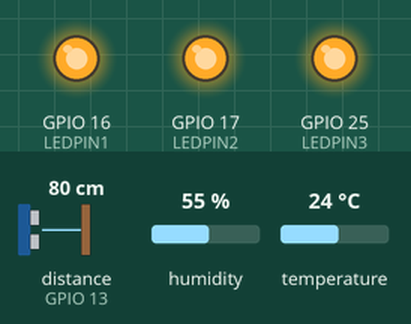
This sketch was run on a simulated ESP32. Shown: output pins drawn as LEDs (lit = HIGH). Wiring (inferred from the names in the program): ultrasonic range finder: trigger GPIO 12; echo GPIO 13. Inputs (shaded band) come from the test bench; at power-on: distance to the obstacle (sensor on GPIO 13) 80 cm, humidity 55 %, temperature 24 °C. The echo pulse lasts 58.3 µs per cm; pins used as bus, display or sensor lines are not drawn; what the sketch prints to the serial monitor is not drawn.

Above: at 2.2 s.
At 2.7 s:
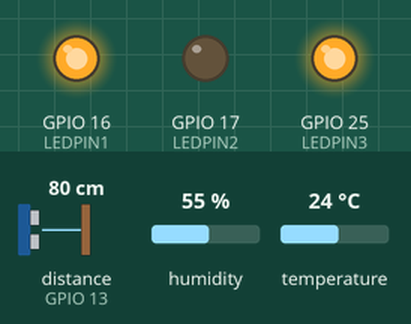
At 5.5 s:
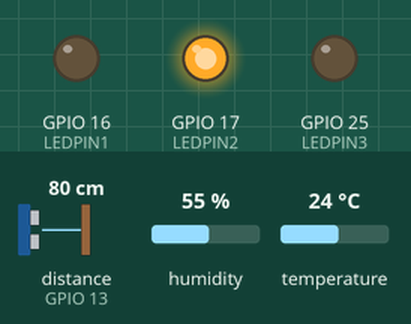
Timing chart, 0 to 6.7 s (numbered marks = the images above):
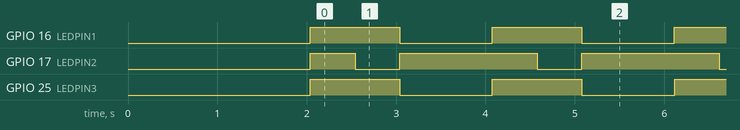

Measured:
- by itself, GPIO 16 (LEDPIN1), GPIO 25 (LEDPIN3): alternates HIGH for 1.0 s and LOW for 1.0 s
- by itself, GPIO 17 (LEDPIN2): repeats every 2.0 s: LOW 0.50 s, HIGH 1.5 s
- by itself, everything shown: repeats every 2.0 s, in 3 steps

The sketch:

DHT11.ino
```cpp
#include "DHT.h"      // Thư viện cảm biến DHT
#include <Wire.h>     // Thư viện cho chuẩn giao tiếp One-Wire

#define DHTPIN 2     // Pin nối với DHT sensor
#define DHTTYPE DHT11 // Định nghĩa loại cảm biến DHT11
DHT dht(DHTPIN, DHTTYPE);

// Định nghĩa chân LED
#define LEDPIN1 16
#define LEDPIN2 17
#define LEDPIN3 25

// Định nghĩa chân của cảm biến siêu âm
#define trigger 12
#define echo 13

float time_go = 0, distance = 0;

void setup() {
  // Khởi động DHT11
  Wire.begin();
  dht.begin();

  // Khởi động LED
  pinMode(LEDPIN1, OUTPUT);
  pinMode(LEDPIN2, OUTPUT);
  pinMode(LEDPIN3, OUTPUT);

  // Khởi động cảm biến siêu âm
  pinMode(trigger, OUTPUT);
  pinMode(echo, INPUT);

  // Khởi động Serial
  Serial.begin(74880);
  Serial.println("Thí nghiệm môn IoT và ứng dụng...");
  Serial.println("Khởi động DHT11, LED, và cảm biến siêu âm...");
  delay(2000);
}

void loop() {
  // Đọc cảm biến DHT11 (nhiệt độ và độ ẩm)
  float h = dht.readHumidity();
  float t = dht.readTemperature();
  float f = dht.readTemperature(true);

  // Đo khoảng cách bằng cảm biến siêu âm
  digitalWrite(trigger, LOW);
  delayMicroseconds(2);
  digitalWrite(trigger, HIGH);
  delayMicroseconds(10);
  digitalWrite(trigger, LOW);
  time_go = pulseIn(echo, HIGH);

  if (isnan(h) || isnan(t) || isnan(f)) {
    Serial.println(F("Failed to read from DHT sensor!"));
  } else {
    Serial.print("Humidity: ");
    Serial.print(h);
    Serial.println("%");

    Serial.print("Temperature: ");
    Serial.print(t);
    Serial.println(" do-C");

    Serial.print("Temperature: ");
    Serial.print(f);
    Serial.println(" do-F");
  }


  distance = time_go * 346.6 * 100 / 1000000 / 2;  // Tính khoảng cách
  Serial.print("Khoang Cach: ");
  Serial.print(distance);
  Serial.println(" cm");

digitalWrite(LEDPIN1, HIGH);
  Serial.println("LED 1 bật");
  digitalWrite(LEDPIN2, HIGH);
  Serial.println("LED 2 bật");
  digitalWrite(LEDPIN3, HIGH);
  Serial.println("LED 3 bật");
  delay(500);

  digitalWrite(LEDPIN2, LOW);
  Serial.println("LED 2 tắt");

  delay(500);
  digitalWrite(LEDPIN1, LOW);
  Serial.println("LED 1 tắt");
  digitalWrite(LEDPIN3, LOW);
  Serial.println("LED 3 tắt");
  digitalWrite(LEDPIN2, HIGH);
  Serial.println("LED 2 bật");

  delay(1000);  // Trễ trước khi lặp lại vòng lặp
}
```
